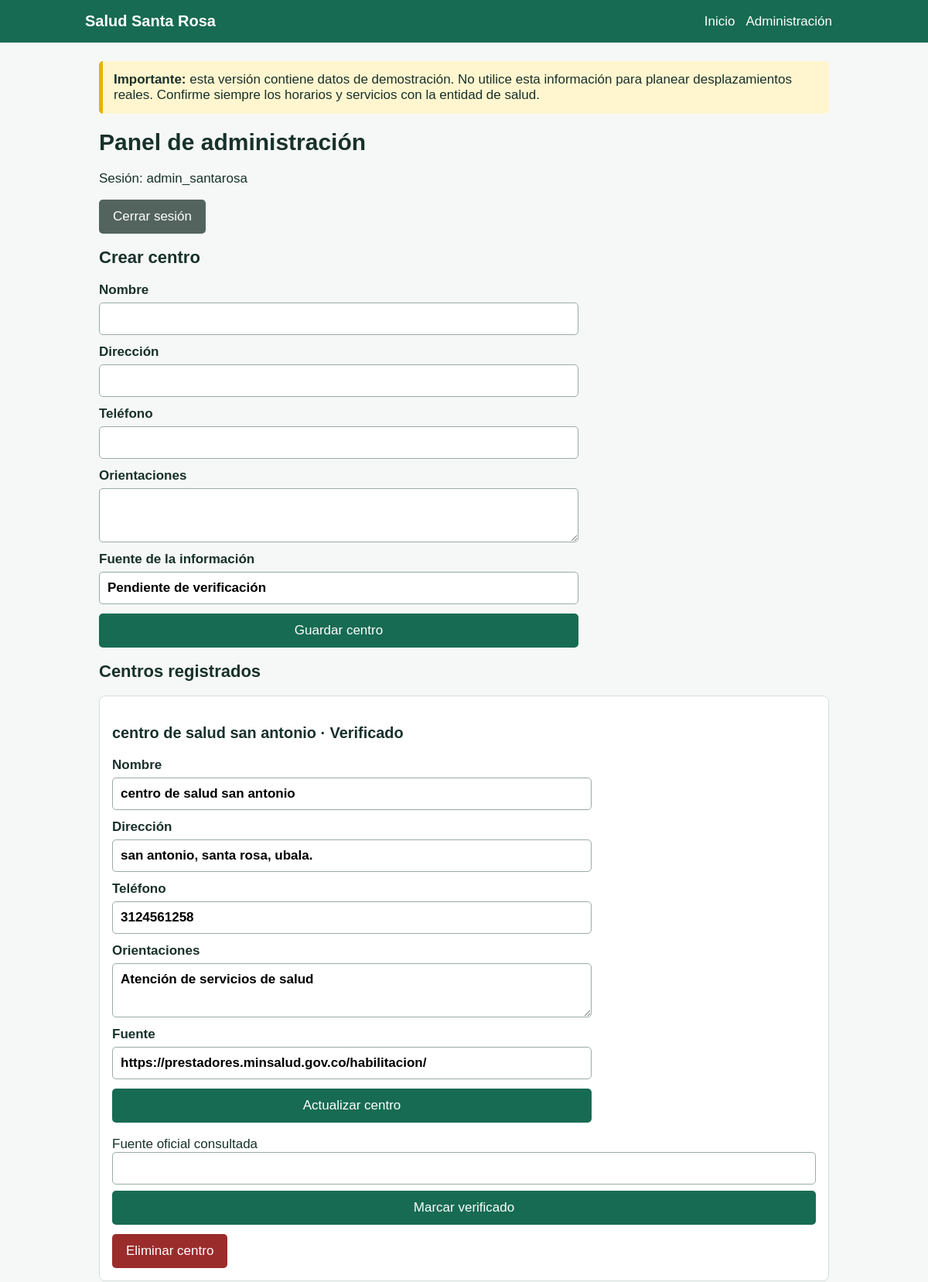
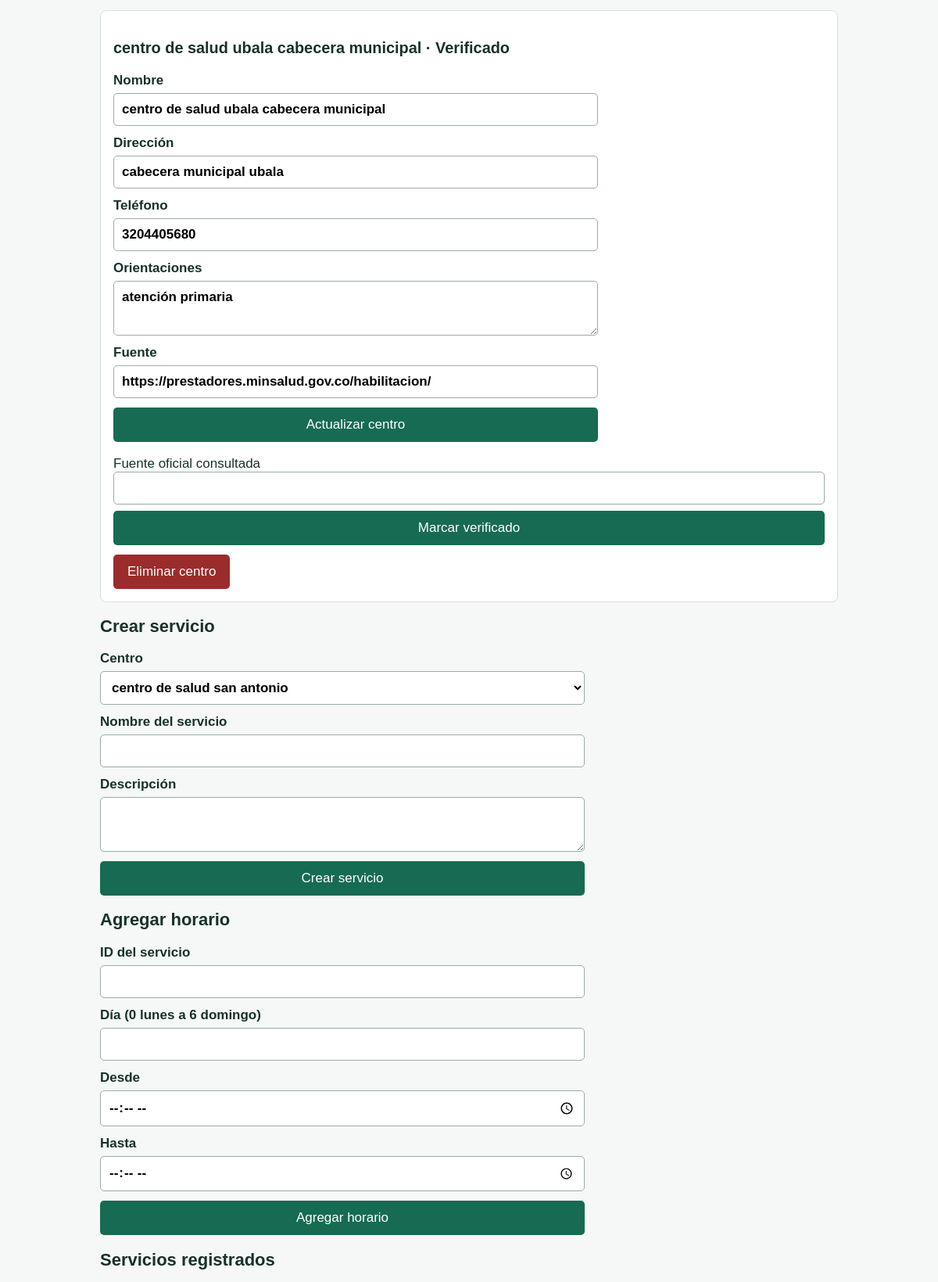
Screenshot of /admin (signed in, upper part) with the database file from the repository (2 pictures, top to bottom).
### tables this page shows
CREATE TABLE centers (
            id INTEGER PRIMARY KEY AUTOINCREMENT,
            name TEXT NOT NULL,
            address TEXT NOT NULL DEFAULT '',
            phone TEXT NOT NULL DEFAULT '',
            guidance TEXT NOT NULL DEFAULT '',
            updated_at TEXT NOT NULL,
            verified INTEGER NOT NULL DEFAULT 0 CHECK(verified IN (0,1)),
            source TEXT NOT NULL DEFAULT 'Dato de demostración; verificar antes de publicar'
        );

### app.py (the view)
    @app.route("/admin")
    @login_required
    def dashboard():
        db = get_db()
        centers = db.execute("SELECT * FROM centers ORDER BY name").fetchall()
        services = db.execute("SELECT s.*,c.name AS center_name FROM services s JOIN centers c ON c.id=s.center_id ORDER BY c.name,s.name").fetchall()
        schedules = db.execute("SELECT h.*,s.name AS service_name FROM schedules h JOIN services s ON s.id=h.service_id ORDER BY s.name,h.day,h.start_time").fetchall()
        requirements = db.execute("SELECT r.*,s.name AS service_name FROM requirements r JOIN services s ON s.id=r.service_id ORDER BY s.name,r.position").fetchall()
        return render_template("dashboard.html", centers=centers, services=services, schedules=schedules, requirements=requirements)

### templates/dashboard.html (shortened to what this page needs)
{% extends 'base.html' %}{% block content %}<h1>Panel de administración</h1><p>Sesión: {{ session.admin_name }}</p><form method="post" action="{{ url_for('logout') }}"><button class="secondary">Cerrar sesión</button></form><h2>Crear centro</h2><form method="post" action="{{ url_for('add_center') }}" class="form"><label>Nombre<input name="name" required></label><label>Dirección<input name="address"></label><label>Teléfono<input name="phone"></label><label>Orientaciones<textarea name="guidance"></textarea></label><label>Fuente de la información<input name="source" value="Pendiente de verificación"></label><button>Guardar centro</button></form><h2>Centros registrados</h2>{% for c in centers %}<article class="card"><h3>{{ c.name }} · {{ 'Verificado' if c.verified else 'Pendiente' }}</h3><form method="post" action="{{ url_for('edit_center',center_id=c.id) }}" class="form"><label>Nombre<input name="name" value="{{ c.name }}" required></label><label>Dirección<input name="address" value="{{ c.address }}"></label><label>Teléfono<input name="phone" value="{{ c.phone }}"></label><label>Orientaciones<textarea name="guidance">{{ c.guidance }}</textarea></label><label>Fuente<input name="source" value="{{ c.source }}"></label><button>Actualizar centro</button></form><form method="post" action="{{ url_for('verify_center',center_id=c.id) }}" class="inline"><label>Fuente oficial consultada<input name="source" required></label><button>Marcar verificado</button></form><form method="post" action="{{ url_for('delete_center',center_id=c.id) }}" onsubmit="return confirm('¿Eliminar centro y sus datos relacionados?')"><button class="danger">Eliminar centro</button></form></article>{% endfor %}<h2>Crear servicio</h2><form method="post" action="{{ url_for('add_service') }}" class="form"><label>Centro<select name="center_id" required>{% for c in centers %}<option value="{{ c.id }}">{{ c.name }}</option>{% endfor %}</select></label><label>Nombre del servicio<input name="name" required></label><label>Descripción<textarea name="description"></textarea></label><button>Crear servicio</button></form><h2>Agregar horario</h2><form method="post" action="{{ url_for('add_schedule') }}" class="form"><label>ID del servicio<input type="number" name="service_id" min="1" required></label><label>Día (0 lunes a 6 domingo)<input type="number" name="day" min="0" max="6" required></label><label>Desde<input type="time" name="start_time" required></label><label>Hasta<input type="time" name="end_time" required></label><button>Agregar horario</button></form><h2>Servicios registrados</h2>{% endblock %}

### static/style.css (style rules this page uses)
:root { font-family:Arial,sans-serif;color:#18312b;background:#f5f8f6;font-size:17px }
* { box-sizing:border-box }
body { margin:0 }
h1 { font-size:30px }
h2 { font-size:22px }
.search,.form { display:grid;gap:12px;max-width:620px;margin:18px 0 }
.form label,.search label { display:grid;gap:6px;font-weight:600 }
input,textarea,select { font:inherit;padding:10px;border:1px solid #9aaca5;border-radius:5px;width:100%;background:white }
textarea { min-height:70px }
button { font:inherit;padding:11px 18px;background:#176b52;color:white;border:0;border-radius:5px;cursor:pointer;min-height:44px }
.secondary { background:#53645e }
.danger { background:#9b2c2c }
.card { background:white;border:1px solid #d6e0db;border-radius:8px;padding:16px;margin:14px 0 }
.inline { display:grid;gap:8px;margin:12px 0 }

### rows the page displays
centers: name "centro de salud san antonio", verified "Verificado", address "san antonio, santa rosa, ubala.", phone "3124561258", guidance "Atención de servicios de salud", source "https://prestadores.minsalud.gov.co/habilitacion/"
centers: name "centro de salud ubala cabecera municipal", verified "Verificado", address "cabecera municipal ubala", phone "3204405680", guidance "atención primaria", source "https://prestadores.minsalud.gov.co/habilitacion/"

### other values shown
{{ session.admin_name }} "admin_santarosa"
form field center_id "centro de salud san antonio"
